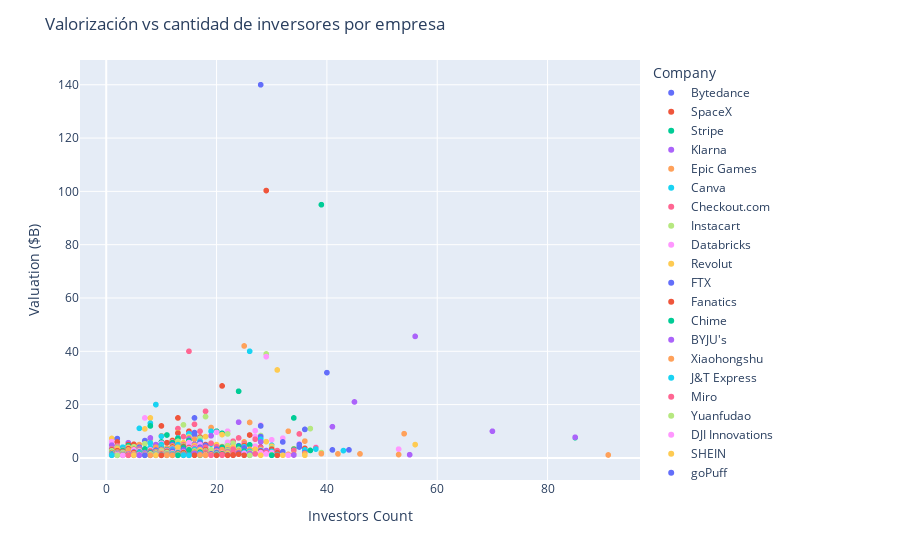

The notebook cell saved with this chart:
### Code cell
fig = px.scatter(df, x='Investors Count',
                 y='Valuation ($B)',
                 color='Company'
                )
fig.update_layout(showlegend=True,title_text='Valorización vs cantidad de inversores por empresa')
fig.show()
